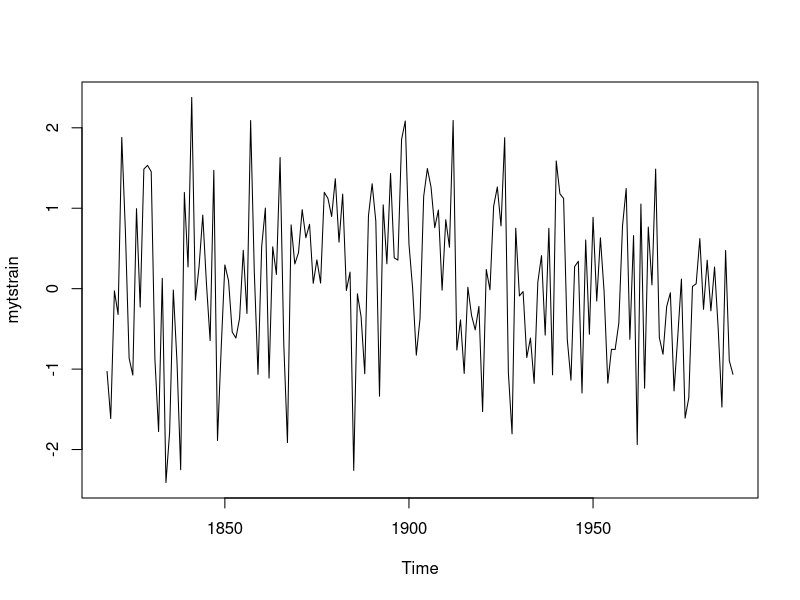
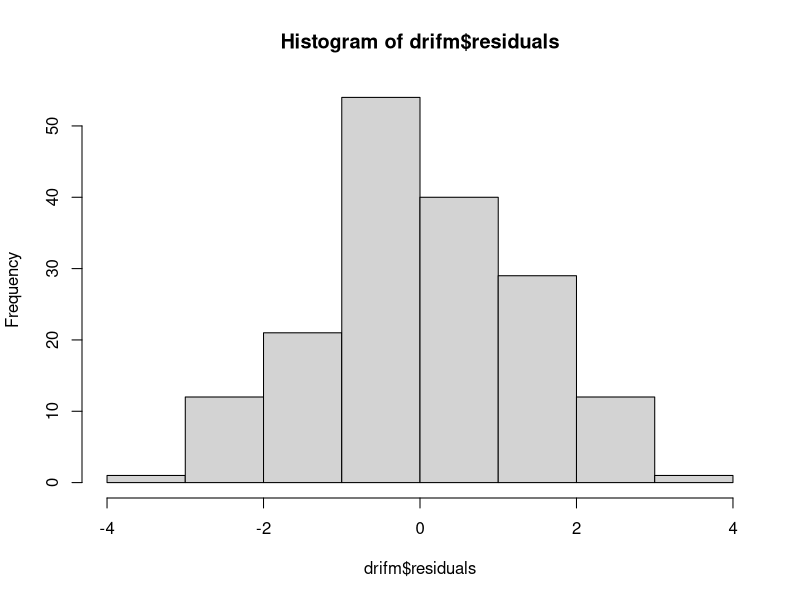
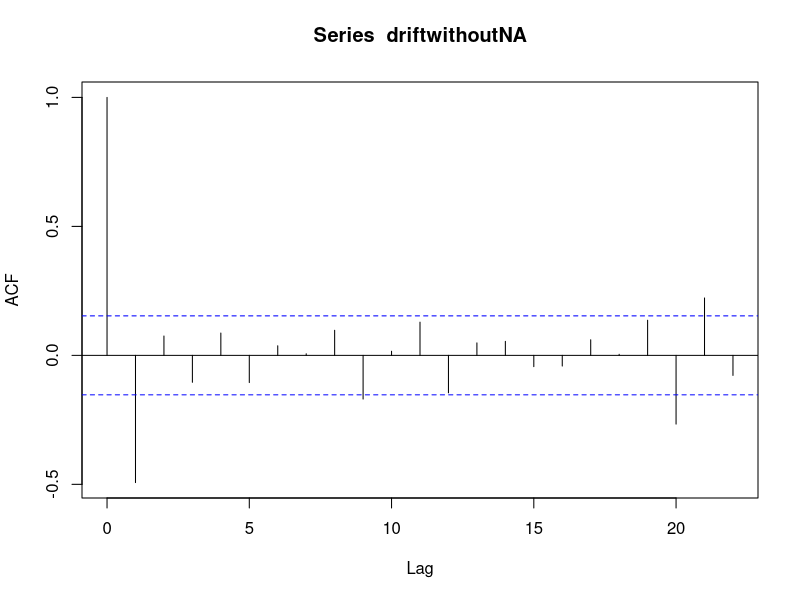
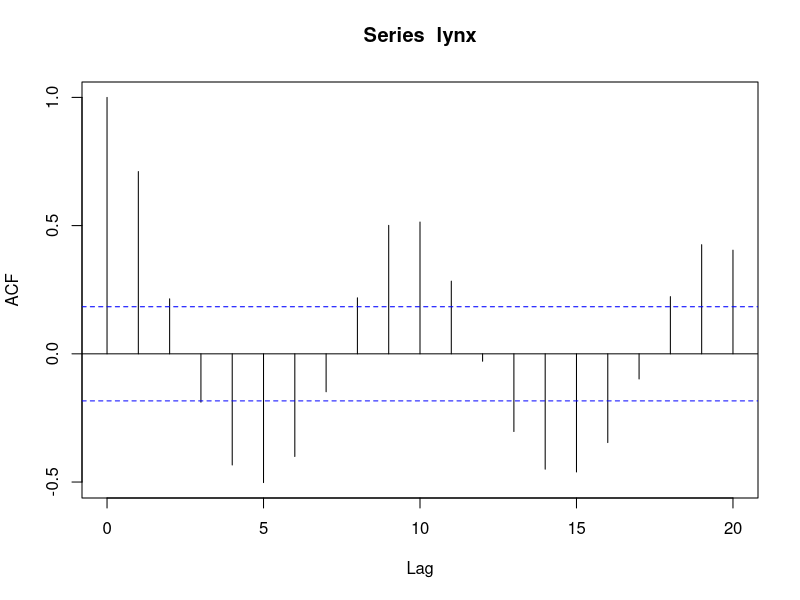
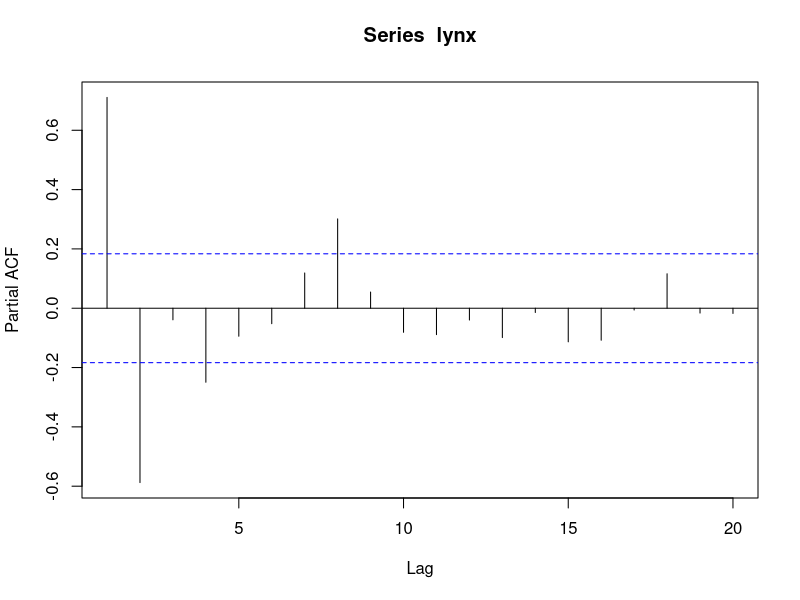
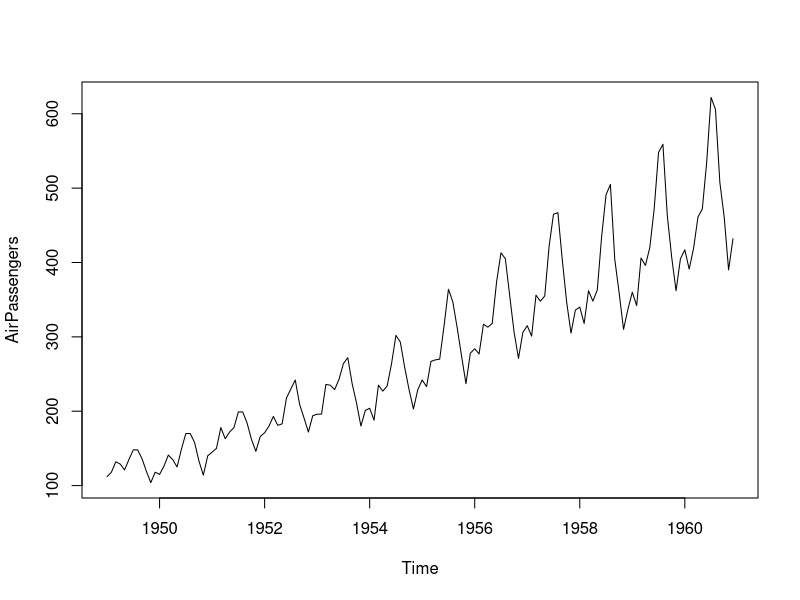
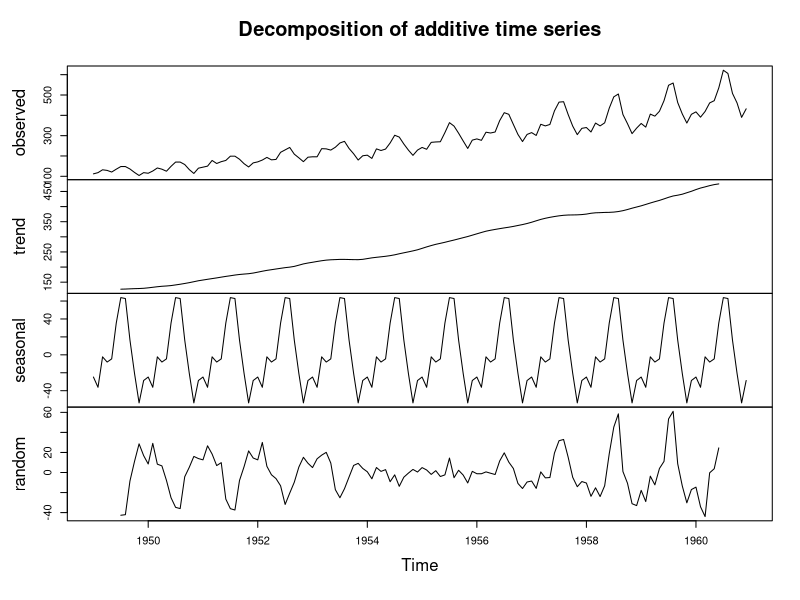

Write R code to recreate these figures, in order.
## ---- chunk 1
set.seed(95)
myts <- ts(rnorm(200), start = (1818))
mytstrain <- window(myts, start = 1818, end = 1988) # training set
plot(mytstrain)
           
library(forecast)
meanm <- meanf(mytstrain, h=30) # mean method and we get 30 observation in to the future
naivem <- naive(mytstrain, h=30) # naive method
drifm <- rwf(mytstrain, h=30, drift = TRUE) # drift method

mytstest <- window(myts, start = 1988)
accuracy(meanm, mytstest)
accuracy(naivem, mytstest)
accuracy(drifm, mytstest)

## ---- chunk 2
# get-rid of the NA in the drift method
driftwithoutNA <- drifm$residuals
driftwithoutNA <- driftwithoutNA[2:165]

hist(drifm$residuals) # test residuals
acf(driftwithoutNA) # test auto-correlation

## ---- chunk 3
acf(lynx, lag.max = 20); pacf(lynx, lag.max = 20)

## ---- chunk 4
plot(AirPassengers)

# additive mode
mymodel1 <- decompose(AirPassengers, type = "additive")
plot(mymodel1)

